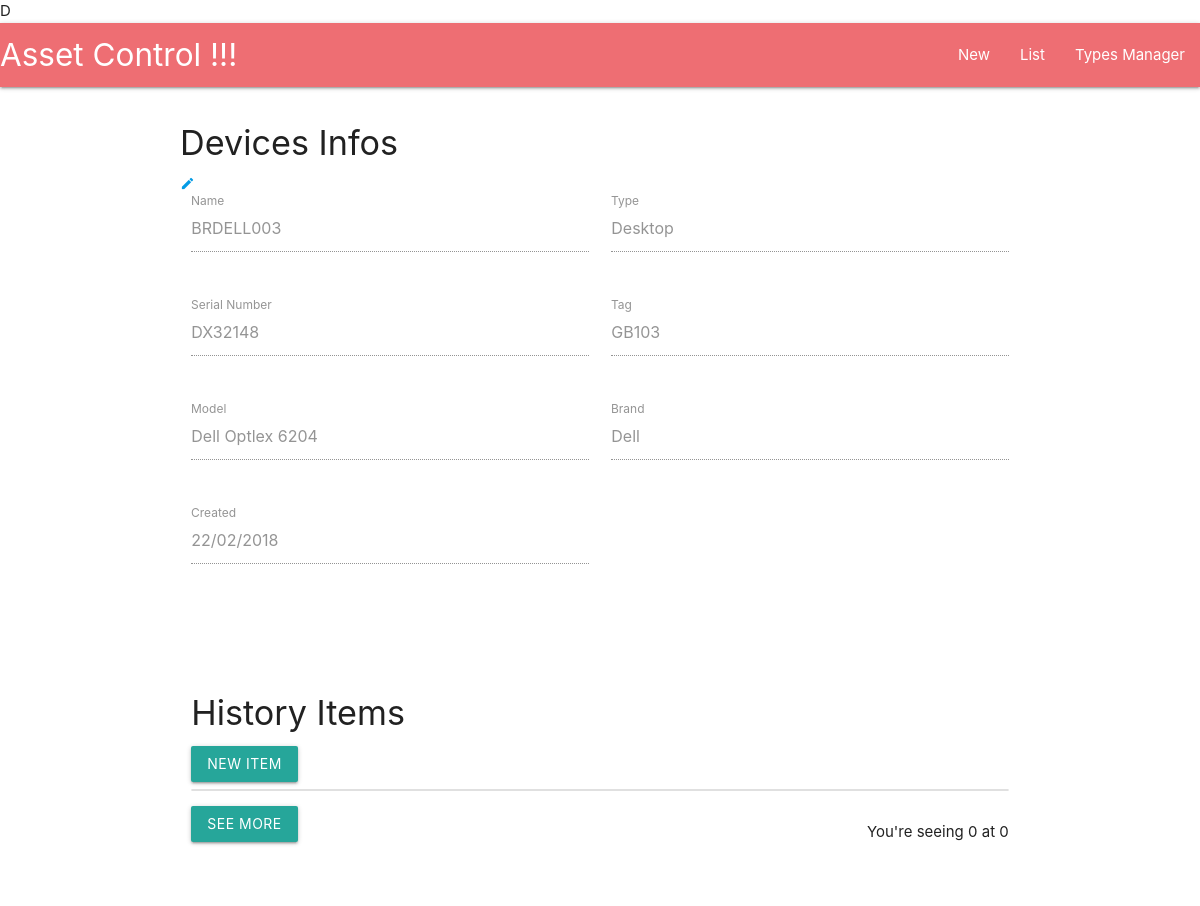
Screenshot of /devices/details/3/ with the database file from the repository.
### devices/models.py (models this page shows, shortened)
class Device(models.Model):
    serial_number = models.CharField(max_length=40, null=False, blank=False)
    tag = models.CharField(max_length=20, null=False, blank=True)
    model = models.CharField(max_length=30, null=False, blank=False)
    brand = models.CharField(max_length=30, null=False, blank=False)
    name = models.CharField(max_length=40, null=False, blank=False)
    type = models.ForeignKey(Type, related_name='devices', null=False)
    created = models.DateField(auto_created=True, auto_now_add=True)

class Type(models.Model):
    name = models.CharField(max_length=40, null=False, blank=False)

### devices/views.py (the view)
# urls.py: url(r'^devices/details/(?P<pk>[0-9]+)/$', views.DeviceDetailView.as_view(), name='details'),
class DeviceDetailView(DetailView):
    model = Device
    template_name = 'devices/detail.html'
    context_object_name = 'device'
    def get_context_data(self, **kwargs):
        context = super(DeviceDetailView, self).get_context_data(**kwargs)
        max_items = self.request.GET.get("maxitems", None)
        if max_items is None:
            max_items = 3
        context['items_filtered'] = HistoryItem.objects.filter(device=self.object).order_by('-date')[:max_items]
        return context

### devices/templates/devices/detail.html (shortened to what this page needs)
D{% extends 'app/base.html' %}
{% load staticfiles %}
{% block content %}
<section class="section">
    <div class="row">
        <h4>Devices Infos</h4>
        <a href="{% url 'devices:update' device.pk %}"><i class="tiny material-icons">edit</i></a>
        <form class="col s12">
            <div class="row">
                <div class="input-field col s6">
                    <input type="text" value="{{device.name}}" id="name" disabled>
                    <label for="name">Name</label>
                </div>
                <div class="input-field col s6">
                    <input type="text" value="{{device.type.name}}" id="type" disabled>
                    <label for="type">Type</label>
                </div>
            </div>
            <div class="row">
                <div class="input-field col s6">
                    <input type="text" value="{{device.serial_number}}" id="serial" disabled>
                    <label for="serial">Serial Number</label>
                </div>
                <div class="input-field col s6">
                    <input type="text" value="{{device.tag}}" id="tag" disabled>
                    <label for="tag">Tag</label>
                </div>
            </div>
            <div class="row">
                <div class="input-field col s6">
                    <input type="text" value="{{device.model}}" id="model" disabled>
                    <label for="model">Model</label>
                </div>
                <div class="input-field col s6">
                    <input type="text" value="{{device.brand}}" id="brand" disabled>
                    <label for="brand">Brand</label>
                </div>
            </div>
            <div class="row">
                <div class="input-field col s6">
                    <input type="text" value="{{device.created|date:'d/m/Y'}}" id="created" disabled>
                    <label for="created">Created</label>
                </div>
            </div>
        </form>
    </div>
</section>
<section class="section">
        <div class="row">
        <div class="col s12">
            <h4>History Items</h4>
            <a class="waves-effect waves-light btn modal-trigger" href="#modal-item">New Item</a>
            <ul class="collection" id="history-items">
            </ul>
            <div class="row">
                <div class="col s6">
                    <a id="see-more-items" class="btn">see more</a>
                </div>
                <div class="col s6">
                    <p class="right-align items-size-label">
                        You're seeing <span id="current-items-size">0</span> at <span id="total-items">{{ device.history_items.count }}</span>
                    </p>
                </div>
            </div>
        </div>
    </div>
</section>
{% endblock %}
{% block extras %}
    {% load staticfiles %}
{% endblock %}

### rows the page displays
Device: name "BRDELL003", type.name "Desktop", serial_number "DX32148", tag "GB103", model "Dell Optlex 6204", brand "Dell", created "22/02/2018", history_items.count "0"
